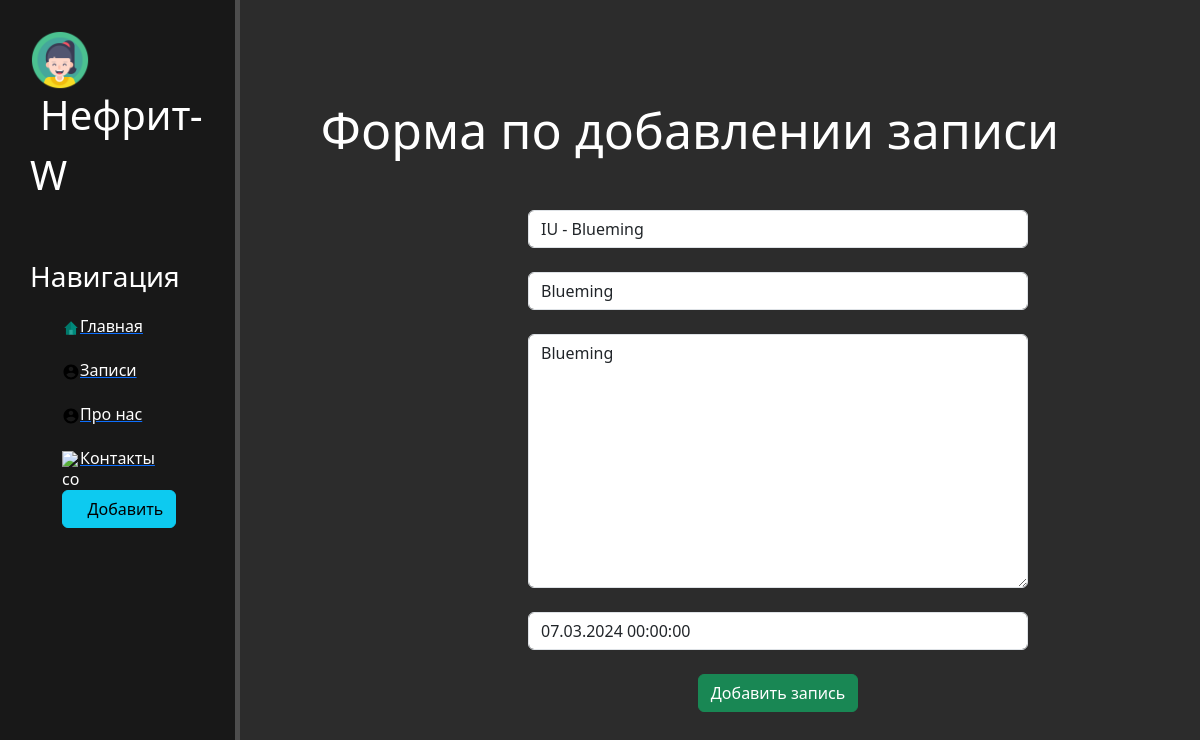
Before: /records/3/update with the older database file.
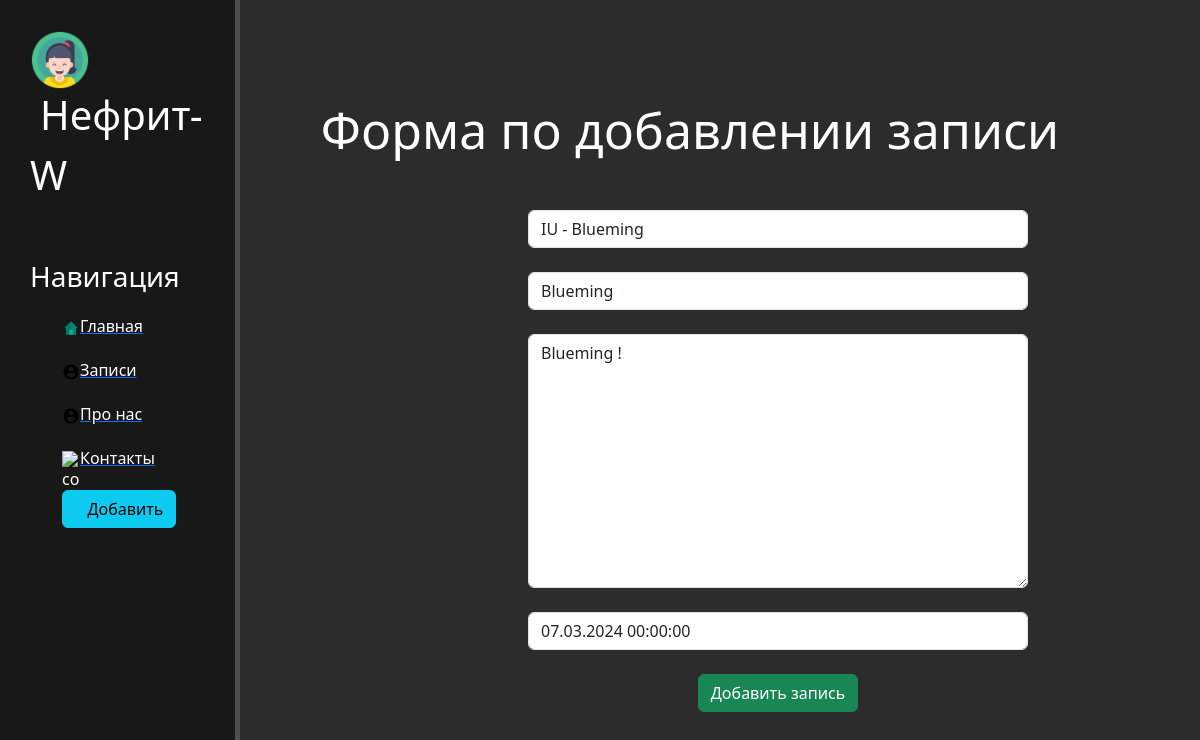
After: the same page with the newer database file.
### records/models.py (models this page shows, shortened)
class Records(models.Model):
    title = models.CharField('Название', max_length=50)
    anons = models.CharField('Анонс', max_length=250)
    full_text = models.TextField('Статья')
    date = models.DateTimeField('Дата публикации')
    class Meta:
        verbose_name = 'Запись'
        verbose_name_plural = 'Записи'

### records/views.py (the view)
class RecordsUpdateView(UpdateView):
    model = Records
    template_name = 'records/create.html'
    form_class = RecordsForm

### records/forms.py
class RecordsForm(ModelForm):
    class Meta:
        model = Records
        fields = ['title', 'anons', 'full_text', 'date']
        widgets ={
            "title": TextInput(attrs={
                'class': 'form-control',
                'placeholder': 'Название записи'
            }),
            "anons": TextInput(attrs={
                'class': 'form-control',
                'placeholder': 'Анонс записи'
            }),
            "date": DateTimeInput(attrs={
                'class': 'form-control',
                'placeholder': 'Дата публикации'
            }),
            "full_text": Textarea(attrs={
                'class': 'form-control',
                'placeholder': 'Текст записи'
            })
        }

### records/templates/records/create.html (shortened to what this page needs)
{% extends 'main/layout.html' %}
{% block content %}
    <div class="features">
        <h1>Форма по добавлении записи</h1>
        <form method="post">
            {{ form.title }}<br>
            {{ form.anons }}<br>
            {{ form.full_text }}<br>
            {{ form.date }}<br>
            <button class="btn btn-success" type="submit">Добавить запись</button>
        </form>
    </div>
{% endblock %}

Changed rows visible on the page:
changed Records "IU - Blueming": full_text "Blueming" → "Blueming !"
